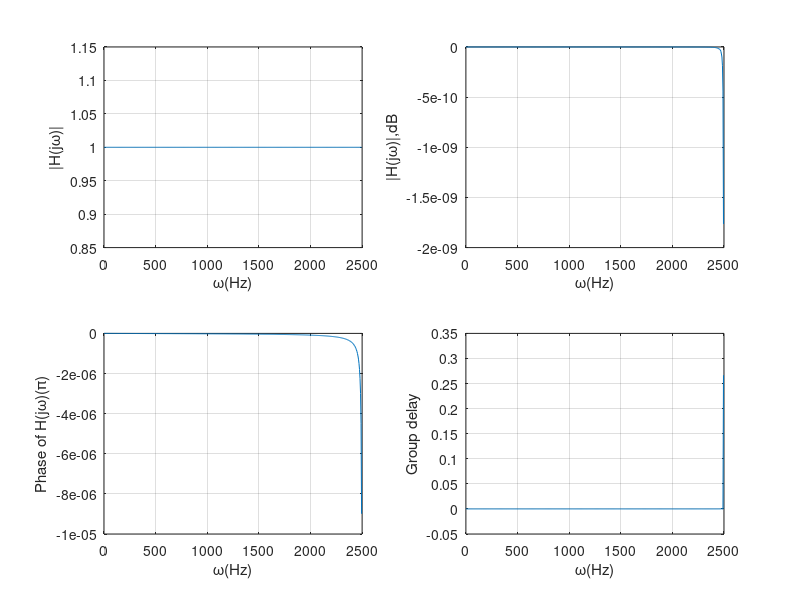

Reproduce this figure in MATLAB.
%Lab3_1_1
fs=5000;  %采样率
fp=1000;
fst=1500;
Rp=1;
As=15;
Wp=2*pi*fp/fs;
Wst=2*pi*fst/fs;
N=ceil((log10((10^(Rp/10)-1)/(10^(As/10)-1)))/(2*log10(Wp/Wst)));
OmegaC1=Wp*fs/((10^(Rp/10)-1)^(1/(2*N)));
OmegaC2=Wst*fs/((10^(As/10)-1)^(1/(2*N)));
[b,a] = butter(N,OmegaC1,'s');
[bz,az] = impinvar(b,a,fs);
[H w]= freqz(bz,az,500);  %频率响应
subplot(221);
plot(w*fs/(2*pi),abs(H));
grid on;  %打开网格
xlabel('\omega(Hz)');
ylabel('|H(j\omega)|');
subplot(222);
plot(w*fs/(2*pi),20*log10((abs(H))/max(abs(H))));
grid on;
xlabel('\omega(Hz)');
ylabel('|H(j\omega)|,dB');
subplot(223);
plot(w*fs/(2*pi),angle(H)/pi);
grid on;
xlabel('\omega(Hz)');
ylabel('Phase of H(j\omega)(\pi)');
grd = grpdelay(bz,az,w);  %群时延响应
subplot(224);
plot(w*fs/(2*pi),grd);
grid on;
xlabel('\omega(Hz)');
ylabel('Group delay');
%% %Lab3_1_2
fs=5000;  %采样率
fp=1000;
fst=1500;
Rp=1;
As=15;
T=1/fs;
Wp=2*tan(2*pi*fp/(2*fs))/T;
Wst=2*tan(2*pi*fst/(2*fs))/T;
N=ceil((log10((10^(Rp/10)-1)/(10^(As/10)-1)))/(2*log10(Wp/Wst)));
OmegaC1=Wp/((10^(Rp/10)-1)^(1/(2*N)));
OmegaC2=Wst/((10^(As/10)-1)^(1/(2*N)));
[b,a] = butter(N,OmegaC1,'s');
[bz,az] = bilinear(b,a,fs);
[H,w] = freqz(bz,az);  %频率响应
subplot(221);
plot(w*fs/(2*pi),abs(H));
grid on;
xlabel('\omega(Hz)');
ylabel('|H(j\omega)|');
subplot(222);
plot(w*fs/(2*pi),20*log10((abs(H))/max(abs(H))));
grid on;
xlabel('\omega(Hz)');
ylabel('|H(j\omega)|,dB');
subplot(223);
plot(w*fs/(2*pi),angle(H)/pi);
grid on;
xlabel('\omega(Hz)');
ylabel('Phase of H(j\omega)(\pi)');
grd = grpdelay(bz,az,w);  %群时延响应
subplot(224);
plot(w*fs/(2*pi),grd);
grid on;
xlabel('\omega(Hz)');
ylabel('Group delay');
%% %Lab3_2_1
fs=5000;  %采样率
fp=1000;
fst=1500;
Rp=1;
As=15;
Wp=2*pi*fp/fs;
Wst=2*pi*fst/fs;
e=(10^(Rp/10)-1)^(1/2);
A=10^(As/20);
N=ceil((acosh(((A^2-1)^(1/2)))/e)/acosh(Wst/Wp));
OmegaC = Wp;
[b,a] = cheby1(N,Rp,OmegaC,'s');
[bz,az] = impinvar(b,a);
[H,w] = freqz(bz,az,500);  %频率响应
subplot(221);
plot(w*fs/(2*pi),abs(H));
grid on;
xlabel('\omega(Hz)');
ylabel('|H(j\omega)|');
subplot(222);
plot(w*fs/(2*pi),20*log10((abs(H))/max(abs(H))));
grid on;
xlabel('\omega(Hz)');
ylabel('|H(j\omega)|,dB');
subplot(223);
plot(w*fs/(2*pi),angle(H)/pi);
grid on;
xlabel('\omega(Hz)');
ylabel('Phase of H(j\omega)(\pi)');
grd = grpdelay(bz,az,w);  %群时延响应
subplot(224);
plot(w*fs/(2*pi),grd);
grid on;
xlabel('\omega(Hz)');
ylabel('Group delay');
%% %Lab3_2_2
fs=5000;  %采样率
fp=1000;
fst=1500;
Rp=1;
As=15;
T=1/fs;
Wp=2*tan(2*pi*fp/(2*fs))/T;
Wst=2*tan(2*pi*fst/(2*fs))/T;
e=(10^(Rp/10)-1)^(1/2);
A=10^(As/20);
N=ceil((acosh(((A^2-1)^(1/2)))/e)/acosh(Wst/Wp));
OmegaC = Wp;
[b,a] = cheby1(N,Rp,OmegaC,'s');
[bz,az] = bilinear(b,a,fs);
[H,w] = freqz(bz,az);  %频率响应
subplot(221);
plot(w*fs/(2*pi),abs(H));
grid on;
xlabel('\omega(Hz)');
ylabel('|H(j\omega)|');
subplot(222);
plot(w*fs/(2*pi),20*log10((abs(H))/max(abs(H))));
grid on;
xlabel('\omega(Hz)');
ylabel('|H(j\omega)|,dB');
subplot(223);
plot(w*fs/(2*pi),angle(H)/pi);
grid on;
xlabel('\omega(Hz)');
ylabel('Phase of H(j\omega)(\pi)');
grd = grpdelay(bz,az,w);  %群时延响应
subplot(224);
plot(w*fs/(2*pi),grd);
grid on;
xlabel('\omega(Hz)');
ylabel('Group delay');
%% %Lab3_3_1
fs=5000;  %采样率
fp=1000;
fst=1500;
Rp=1;
As=15;
Wp=2*pi*fp/fs;
Wst=2*pi*fst/fs;
e=(10^(Rp/10)-1)^(1/2);
A=10^(As/20);
N=ceil((acosh(((A^2-1)^(1/2)))/e)/acosh(Wst/Wp));
OmegaC = Wp;
[b,a] = cheby2(N,Rp,OmegaC,'s');
[bz,az] = impinvar(b,a);
[H,w] = freqz(bz,az,500);  %频率响应
subplot(221);
plot(w*fs/(2*pi),abs(H));
grid on;
xlabel('\omega(Hz)');
ylabel('|H(j\omega)|');
subplot(222);
plot(w*fs/(2*pi),20*log10((abs(H))/max(abs(H))));
grid on;
xlabel('\omega(Hz)');
ylabel('|H(j\omega)|,dB');
subplot(223);
plot(w*fs/(2*pi),angle(H)/pi);
grid on;
xlabel('\omega(Hz)');
ylabel('Phase of H(j\omega)(\pi)');
grd = grpdelay(bz,az,w);  %群时延响应
subplot(224);
plot(w*fs/(2*pi),grd);
grid on;
xlabel('\omega(Hz)');
ylabel('Group delay');
%% %Lab3_3_2
fs=5000;  %采样率
fp=1000;
fst=1500;
Rp=1;
As=15;
T=1/fs;
Wp=2*tan(2*pi*fp/(2*fs))/T;
Wst=2*tan(2*pi*fst/(2*fs))/T;
e=(10^(Rp/10)-1)^(1/2);
A=10^(As/20);
N=ceil((acosh(((A^2-1)^(1/2)))/e)/acosh(Wst/Wp));
OmegaC = Wp;
[b,a] = cheby2(N,Rp,OmegaC,'s');
[bz,az] = bilinear(b,a,fs);
[H,w] = freqz(bz,az);  %频率响应
subplot(221);
plot(w*fs/(2*pi),abs(H));
grid on;
xlabel('\omega(Hz)');
ylabel('|H(j\omega)|');
subplot(222);
plot(w*fs/(2*pi),20*log10((abs(H))/max(abs(H))));
grid on;
xlabel('\omega(Hz)');
ylabel('|H(j\omega)|,dB');
subplot(223);
plot(w*fs/(2*pi),angle(H)/pi);
grid on;
xlabel('\omega(Hz)');
ylabel('Phase of H(j\omega)(\pi)');
grd = grpdelay(bz,az,w);  %群时延响应
subplot(224);
plot(w*fs/(2*pi),grd);
grid on;
xlabel('\omega(Hz)');
ylabel('Group delay');
%% %Lab3_4_1
fs=5000;  %采样率
fp=1000;
fst=1500;
Rp=1;
As=15;
Wp=2*pi*fp/fs;
Wst=2*pi*fst/fs;
e=(10^(Rp/10)-1)^(1/2);
A=10^(As/20);
k=Wp/Wst;
k1=e/(A^2-1)^(1/2);
N=ceil((ellipke(k)*ellipke((1-k1^2)^(1/2)))/(ellipke(k1)*ellipke((1-k^2)^(1/2))));
OmegaC = Wp;
[b,a] = ellip(N,Rp,As,OmegaC,'s');
[bz,az] = impinvar(b,a);
[H,w] = freqz(bz,az,500);  %频率响应
subplot(221);
plot(w*fs/(2*pi),abs(H));
grid on;
xlabel('\omega(Hz)');
ylabel('|H(j\omega)|');
subplot(222);
plot(w*fs/(2*pi),20*log10((abs(H))/max(abs(H))));
grid on;
xlabel('\omega(Hz)');
ylabel('|H(j\omega)|,dB');
subplot(223);
plot(w*fs/(2*pi),angle(H)/pi);
grid on;
xlabel('\omega(Hz)');
ylabel('Phase of H(j\omega)(\pi)');
grd = grpdelay(bz,az,w);  %群时延响应
subplot(224);
plot(w*fs/(2*pi),grd);
grid on;
xlabel('\omega(Hz)');
ylabel('Group delay');
%% %Lab3_4_2
s=5000;  %采样率
fp=1000;
fst=1500;
Rp=1;
As=15;
T=1/fs;
Wp=2*tan(2*pi*fp/(2*fs))/T;
Wst=2*tan(2*pi*fst/(2*fs))/T;
e=(10^(Rp/10)-1)^(1/2);
A=10^(As/20);
k=Wp/Wst;
k1=e/(A^2-1)^(1/2);
N=ceil((ellipke(k)*ellipke((1-k1^2)^(1/2)))/(ellipke(k1)*ellipke((1-k^2)^(1/2))));
OmegaC = Wp;
[b,a] = ellip(N,Rp,As,OmegaC,'s');
[bz,az] = bilinear(b,a,fs);
[H,w] = freqz(bz,az,500);  %频率响应
subplot(221);
plot(w*fs/(2*pi),abs(H));
grid on;
xlabel('\omega(Hz)');
ylabel('|H(j\omega)|');
subplot(222);
plot(w*fs/(2*pi),20*log10((abs(H))/max(abs(H))));
grid on;
xlabel('\omega(Hz)');
ylabel('|H(j\omega)|,dB');
subplot(223);
plot(w*fs/(2*pi),angle(H)/pi);
grid on;
xlabel('\omega(Hz)');
ylabel('Phase of H(j\omega)(\pi)');
grd = grpdelay(bz,az,w);  %群时延响应
subplot(224);
plot(w*fs/(2*pi),grd);
grid on;
xlabel('\omega(Hz)');
ylabel('Group delay');

